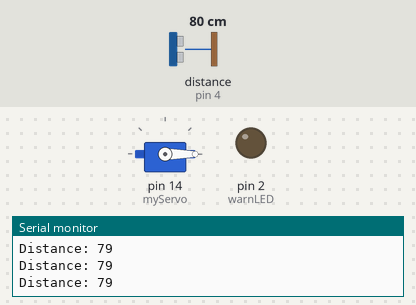
Simulated run of this sketch. Board: Arduino Uno, built with avr-gcc and run on an emulated ATmega328P. On the bench: servo, output pins drawn as LEDs (lit = HIGH), the last lines printed to the serial monitor. Wiring (inferred from the names in the program): ultrasonic range finder: trigger pin 5; echo pin 4. Dashed ring = blinking. Inputs (shaded band) come from the test bench; at power-on: distance to the obstacle (sensor on pin 4) 80 cm. The echo pulse lasts 58.3 µs per cm; pins used as bus, display or sensor lines are not drawn.

Above: at 2.2 s.
2.3 s: distance to the obstacle (sensor on pin 4) set to 75 cm
3.8 s: distance to the obstacle (sensor on pin 4) set to 67 cm
At 3.92 s:
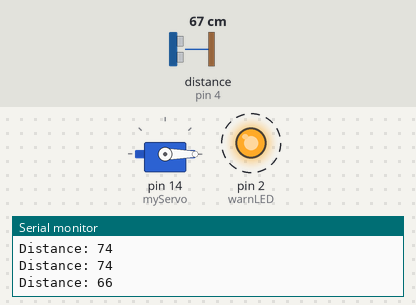
6.8 s: distance to the obstacle (sensor on pin 4) set to 43 cm
9.8 s: distance to the obstacle (sensor on pin 4) set to 37 cm
At 10.5 s:
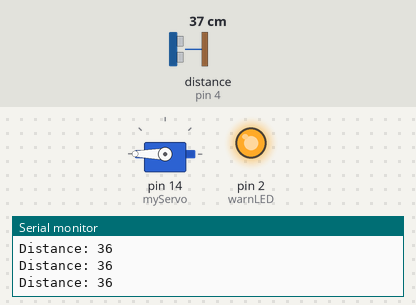
11.4 s: distance to the obstacle (sensor on pin 4) set to 250 cm
At 12.7 s:
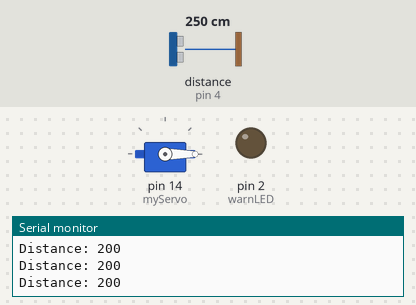
13.0 s: distance to the obstacle (sensor on pin 4) set to 2 cm
At 13.7 s:
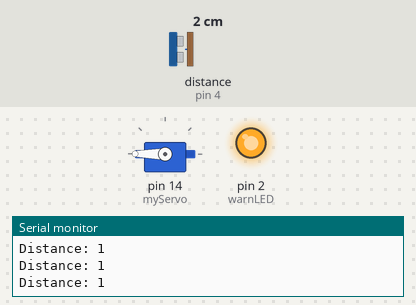
Timing chart, 0 to 15.5 s (numbered marks = the images above; inputs shaded):
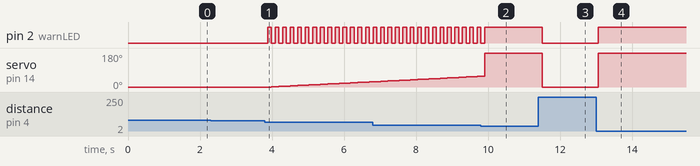

The sketch:

ultra_sonic_test.ino
```cpp
#include<Servo.h>
// defines pins numbers
const int trigPin = 5;  //trig to D1 of Wemos
const int echoPin = 4;  //echo to D2 of Wemos
const int warnLED = 2;  //D4 of Wemos to LED
// defines variables
long duration;
int distance;
bool accident;
Servo myServo;
int i=0;

void setup() {
  myServo.attach(14);   //D5 pin of Wemos to data pin of Servo
pinMode(trigPin, OUTPUT); // Sets the trigPin as an Output
pinMode(echoPin, INPUT); // Sets the echoPin as an Input
pinMode(warnLED,OUTPUT);
Serial.begin(9600); // Starts the serial communication
myServo.write(0);
delay(1000);
}


void loop() {
measure();
if(distance<40){
  myServo.write(180);
  digitalWrite(warnLED,HIGH);
  accident=true;
}else if(distance<70){
  if(accident){
    accident=false;
    myServo.write(0);
    i=0;
    delay(50);
  }
  digitalWrite(warnLED,!digitalRead(warnLED));
  myServo.write(i);
  delay(50);
  i=i+1;
  if(i>=89){
    i=89;
  }
}else{
  digitalWrite(warnLED,LOW);
  myServo.write(0);
}

}

void measure(){
digitalWrite(trigPin, LOW);
delayMicroseconds(2);
digitalWrite(trigPin, HIGH);
delayMicroseconds(10);
digitalWrite(trigPin, LOW);
duration = pulseIn(echoPin, HIGH);
distance= duration*0.034/2;
if(distance>200){
  distance=200;
}
Serial.print("Distance: ");
Serial.println(distance);
delay(50);
}
```

Measured:
- the behaviour switches between 71 and 70 cm on distance to the obstacle (sensor on pin 4) (found by bisection; images 0 and 1)
- the behaviour switches between 41 and 40 cm on distance to the obstacle (sensor on pin 4) (found by bisection; images 1 and 2)
- after the input at 3.8 s, pin 2 (warnLED): alternates HIGH for 0.10 s and LOW for 0.10 s, starting after 0.08 s; servo on pin 14 (myServo): moves from 0° to 27° over 2.7 s, starting after 0.18 s
- after the input at 9.8 s, pin 2 (warnLED): goes on until 9.9 s, then stays HIGH
- after the input at 11.4 s, pin 2 (warnLED): HIGH → LOW after 0.11 s; servo on pin 14 (myServo): 180° → 0° after 0.11 s
- after the input at 13.0 s, pin 2 (warnLED): LOW → HIGH after 0.06 s; servo on pin 14 (myServo): 0° → 180° after 0.06 s
